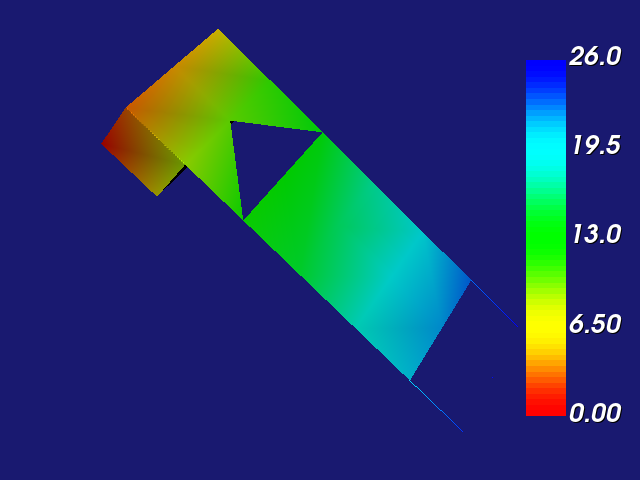

Write the Python code that produced this figure.
#!/usr/bin/env python

# Display a scalar bar widget showing a color lookup table for an unstructured grid.

import os
from pathlib import Path

# Factory overrides: importing these modules registers the OpenGL rendering
# and interaction style implementations for vtkRenderingCore factory classes.
import vtkmodules.vtkInteractionStyle  # noqa: F401
import vtkmodules.vtkRenderingOpenGL2  # noqa: F401

# VTK pipeline classes used in this example
from vtkmodules.vtkCommonCore import vtkLookupTable
from vtkmodules.vtkIOLegacy import vtkUnstructuredGridReader
from vtkmodules.vtkInteractionWidgets import vtkScalarBarWidget
from vtkmodules.vtkRenderingAnnotation import vtkScalarBarActor
from vtkmodules.vtkRenderingCore import (
    vtkActor,
    vtkDataSetMapper,
    vtkRenderWindow,
    vtkRenderWindowInteractor,
    vtkRenderer,
)

# Colors (normalized RGB)
midnight_blue_rgb = (0.098, 0.098, 0.439)

# Data: read uGridEx.vtk
data_dir = Path(os.environ.get("VPE_DATA_DIR", Path(__file__).parent))
file_path = data_dir / "uGridEx.vtk"

# Lookup table: custom color map
lut = vtkLookupTable()
lut.Build()

# Reader: load legacy unstructured grid data
reader = vtkUnstructuredGridReader()
reader.SetFileName(str(file_path))
reader.Update()
output = reader.GetOutput()
scalar_range = output.GetScalarRange()

# Mapper: map unstructured grid data to graphics primitives
mapper = vtkDataSetMapper()
mapper.SetInputData(output)
mapper.SetScalarRange(scalar_range)
mapper.SetLookupTable(lut)

# Actor: assign the mapped geometry
actor = vtkActor()
actor.SetMapper(mapper)

# Renderer: assemble the scene
renderer = vtkRenderer()
renderer.AddActor(actor)
renderer.SetBackground(midnight_blue_rgb)

# Window: display the rendered scene
render_window = vtkRenderWindow()
render_window.AddRenderer(renderer)
render_window.SetWindowName("scalar bar widget")
render_window.SetMultiSamples(0)
render_window.SetSize(640, 480)

# Interactor: handle mouse and keyboard events
render_window_interactor = vtkRenderWindowInteractor()
render_window_interactor.SetRenderWindow(render_window)

# ScalarBarWidget: interactive scalar bar overlay
scalar_bar = vtkScalarBarActor()
scalar_bar.SetOrientationToHorizontal()
scalar_bar.SetLookupTable(lut)

scalar_bar_widget = vtkScalarBarWidget()
scalar_bar_widget.SetInteractor(render_window_interactor)
scalar_bar_widget.SetScalarBarActor(scalar_bar)
scalar_bar_widget.On()

# Camera: set a good viewing angle
render_window_interactor.Initialize()
render_window.Render()
renderer.GetActiveCamera().SetPosition(-6.4, 10.3, 1.4)
renderer.GetActiveCamera().SetFocalPoint(1.0, 0.5, 3.0)
renderer.GetActiveCamera().SetViewUp(0.6, 0.4, -0.7)
render_window.Render()

# Launch the interactive visualization
render_window_interactor.Start()
